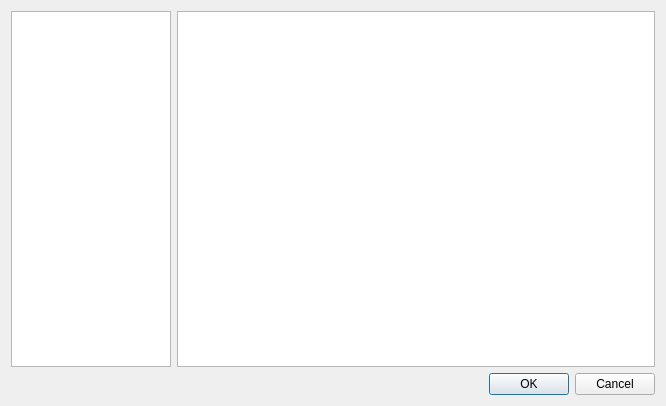
<?xml version="1.0" encoding="UTF-8"?>
<ui version="4.0">
 <class>TemplateDialog</class>
 <widget class="QDialog" name="TemplateDialog">
  <property name="geometry">
   <rect>
    <x>0</x>
    <y>0</y>
    <width>666</width>
    <height>406</height>
   </rect>
  </property>
  <property name="windowTitle">
   <string>Templates</string>
  </property>
  <layout class="QVBoxLayout" name="verticalLayout">
   <item>
    <layout class="QHBoxLayout" name="horizontalLayout" stretch="1,3">
     <item>
      <widget class="QListWidget" name="ui_targets"/>
     </item>
     <item>
      <widget class="QListWidget" name="ui_templates">
       <property name="editTriggers">
        <set>QAbstractItemView::NoEditTriggers</set>
       </property>
       <property name="showDropIndicator" stdset="0">
        <bool>false</bool>
       </property>
       <property name="dragDropMode">
        <enum>QAbstractItemView::NoDragDrop</enum>
       </property>
       <property name="selectionMode">
        <enum>QAbstractItemView::SingleSelection</enum>
       </property>
       <property name="iconSize">
        <size>
         <width>128</width>
         <height>64</height>
        </size>
       </property>
       <property name="textElideMode">
        <enum>Qt::ElideRight</enum>
       </property>
       <property name="movement">
        <enum>QListView::Static</enum>
       </property>
       <property name="resizeMode">
        <enum>QListView::Adjust</enum>
       </property>
       <property name="layoutMode">
        <enum>QListView::SinglePass</enum>
       </property>
       <property name="spacing">
        <number>10</number>
       </property>
       <property name="gridSize">
        <size>
         <width>128</width>
         <height>80</height>
        </size>
       </property>
       <property name="viewMode">
        <enum>QListView::IconMode</enum>
       </property>
       <property name="uniformItemSizes">
        <bool>true</bool>
       </property>
       <property name="wordWrap">
        <bool>true</bool>
       </property>
       <property name="currentRow">
        <number>-1</number>
       </property>
       <property name="sortingEnabled">
        <bool>true</bool>
       </property>
      </widget>
     </item>
    </layout>
   </item>
   <item>
    <widget class="QDialogButtonBox" name="ui_buttons">
     <property name="orientation">
      <enum>Qt::Horizontal</enum>
     </property>
     <property name="standardButtons">
      <set>QDialogButtonBox::Cancel|QDialogButtonBox::Ok</set>
     </property>
    </widget>
   </item>
  </layout>
 </widget>
 <resources/>
 <connections>
  <connection>
   <sender>ui_buttons</sender>
   <signal>accepted()</signal>
   <receiver>TemplateDialog</receiver>
   <slot>accept()</slot>
   <hints>
    <hint type="sourcelabel">
     <x>248</x>
     <y>254</y>
    </hint>
    <hint type="destinationlabel">
     <x>157</x>
     <y>274</y>
    </hint>
   </hints>
  </connection>
  <connection>
   <sender>ui_buttons</sender>
   <signal>rejected()</signal>
   <receiver>TemplateDialog</receiver>
   <slot>reject()</slot>
   <hints>
    <hint type="sourcelabel">
     <x>316</x>
     <y>260</y>
    </hint>
    <hint type="destinationlabel">
     <x>286</x>
     <y>274</y>
    </hint>
   </hints>
  </connection>
 </connections>
</ui>
